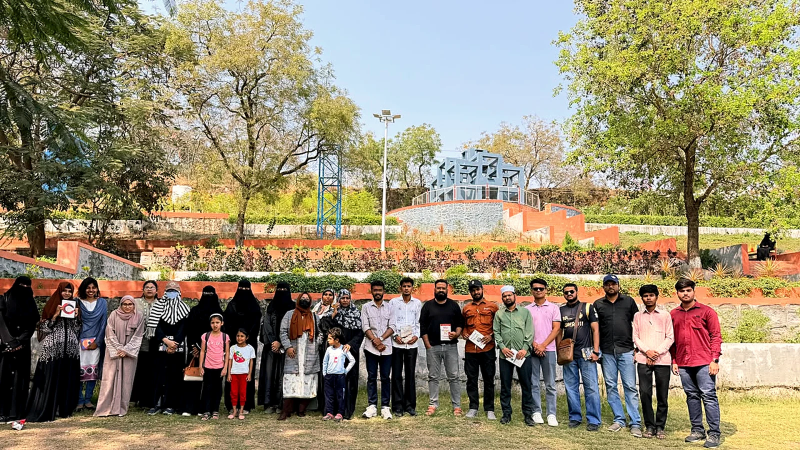
#> input picture img/processed/hero/terrace-gathering-wide.webp, 1600 x 900 px (shown at 1/2 size)
$ python -i enhance_images_master.py   (imports and definitions only)   (older library calls are emulated)
#> lines starting #> are read from the running program, lines starting #| are printed output that depends on the picture
#> further down, picture is the input picture: shape (900, 1600, 3); mean B, G, R 110.8, 136.8, 147
#!/usr/bin/env python3
"""
=============================================================================
READERS OF AURANGABAD — Master Image Processing & Natural Cinematic 4K Pipeline
=============================================================================
Professional photography restoration, edge-preserving enhancement, and 4K
asset delivery pipeline.

Features:
- Discovers and audits all 62 raw source photographs in img/
- Detects perceptual duplicates (e.g. roa-041 duplicate of roa-011)
- Calculates sharpness (Laplacian variance), noise variance, and dynamic range
- Applies tailored per-image intelligent crops (removing dead sky/ceiling voids while
  protecting all community members and human subjects)
- Natural cinematic color grading:
  * Soft toe/shoulder contrast curve
  * Controlled shadow lift without washing blacks
  * Subtle warm daylight chromatic adjustment (+250K)
  * Skin tone protection (hue range 10-26 in HSV preserved)
  * Foliage green balancing (neon lime toned down to deep Deccan forest olive)
  * Multi-scale conservative unsharp mask (zero edge ringing/halos)
  * Edge-preserving bilateral denoising
- Selective Lanczos-4 upscaling for 4K desktop hero and large gallery presentations
- Generates outputs in:
    public/images/enhanced/hero/
    public/images/enhanced/community/
    public/images/enhanced/gallery/
    public/images/enhanced/mobile/
    public/images/enhanced/thumbnails/
- Outputs high-quality WebP (92-94) + JPEG masters (95)
- Generates side-by-side before/after comparison cards in reports/image-before-after/
- Generates reports/image-inventory.csv and reports/image-processing-report.csv
- Generates interactive reports/contact-sheet.html and reports/before-after-gallery.html
- Re-exports src/data/imageManifest.ts and src/data/imageMapping.ts
=============================================================================
"""

import os
import sys
import csv
import json
import time
import argparse
from pathlib import Path
from typing import Dict, Any, List, Tuple

import cv2
import numpy as np

# ---------------------------------------------------------------------------
# Project Paths
# ---------------------------------------------------------------------------
PROJECT_ROOT = Path(__file__).resolve().parent.parent
IMG_DIR = PROJECT_ROOT / "img"
PUBLIC_DIR = PROJECT_ROOT / "public"
ENHANCED_DIR = PUBLIC_DIR / "images" / "enhanced"
REPORTS_DIR = PROJECT_ROOT / "reports"
BEFORE_AFTER_DIR = REPORTS_DIR / "image-before-after"

OUTPUT_SUBDIRS = ["hero", "community", "gallery", "mobile", "thumbnails"]

# ---------------------------------------------------------------------------
# Subject Profiles & Specific Crop Assignments
# ---------------------------------------------------------------------------
CUSTOM_PROFILES: Dict[str, Dict[str, Any]] = {
    # 1. Primary Hero Group Gathering
    "roa-009-2026-11-05": {
        "title": "The Grand Sunday Chapter Under Deccan Palms",
        "category": "Hero & Gatherings",
        "component": "HeroSection / GatheringsHeader",
        "top_crop_ratio": 0.125, # 90px cropped from 720px
        "bottom_crop_ratio": 0.0,
        "focal_point": [0.48, 0.44],
        "upscale_desktop_4k": True,
        "target_width_4k": 3840,
        "target_width_desktop": 2560,
        "target_width_mobile": 1080,
        "clahe_clip": 1.4,
        "shadow_lift": 0.09,
        "warmth_sat_factor": 1.03,
        "foliage_sat_factor": 0.90,
        "is_hero": True,
        "semantic_names": {
            "hero_desktop": "roa-group-hero-clean.webp",
            "hero_4k": "roa-hero-4k-master.webp",
            "hero_mobile": "roa-hero-mobile.webp",
            "hero_thumb": "roa-hero-thumb.webp"
        }
    },
    # 2. Amphitheater Stone Terraces Gathering
    "roa-006-2026-11-05": {
        "title": "Assembly on Garden Terraces",
        "category": "Meetups & Community",
        "component": "OurStoryPage / GatheringsPage",
        "top_crop_ratio": 0.04,
        "bottom_crop_ratio": 0.02,
        "focal_point": [0.50, 0.50],
        "upscale_desktop_4k": True,
        "target_width_desktop": 2400,
        "clahe_clip": 1.35,
        "shadow_lift": 0.08,
        "semantic_names": {
            "hero": "terrace-gathering-wide.webp",
            "mobile": "terrace-gathering-mobile.webp"
        }
    },
    # 3. Hands Holding Open Book in Morning Light
    "roa-019-2026-11-05": {
        "title": "Morning Sunlight & Open Pages",
        "category": "Journal & Reading",
        "component": "JournalPage Header / Card",
        "top_crop_ratio": 0.03,
        "bottom_crop_ratio": 0.02,
        "focal_point": [0.50, 0.52],
        "upscale_desktop_4k": True,
        "target_width_desktop": 2048,
        "clahe_clip": 1.5,
        "shadow_lift": 0.07,
        "semantic_names": {
            "journal": "journal-cover-open-skies.webp"
        }
    },
    # 4. Lawn Discussion Circle Under Spreading Tree
    "roa-051-2026-11-05": {
        "title": "Deccan Reader Circle Discussion",
        "category": "Meetups & Community",
        "component": "GatheringsPage Header",
        "top_crop_ratio": 0.05,
        "bottom_crop_ratio": 0.02,
        "focal_point": [0.42, 0.48],
        "upscale_desktop_4k": True,
        "target_width_desktop": 2400,
        "clahe_clip": 1.4,
        "shadow_lift": 0.08,
        "semantic_names": {
            "hero": "gatherings-circle-wide.webp"
        }
    },
    # 5. Deep Garden Reader Circle
    "roa-049-2026-11-05": {
        "title": "Deep Garden Reader Circle",
        "category": "Community & Story",
        "component": "CommunityPage Header",
        "top_crop_ratio": 0.05,
        "bottom_crop_ratio": 0.02,
        "focal_point": [0.50, 0.50],
        "upscale_desktop_4k": True,
        "target_width_desktop": 2400,
        "clahe_clip": 1.4,
        "shadow_lift": 0.08,
        "semantic_names": {
            "community": "community-banner-wide.webp"
        }
    },
    # 6. Garden Walkway Reading Assembly
    "roa-054-2026-11-05": {
        "title": "Garden Walkway Reading Assembly",
        "category": "Contact & Gatherings",
        "component": "ContactPage Header",
        "top_crop_ratio": 0.03,
        "bottom_crop_ratio": 0.02,
        "focal_point": [0.50, 0.50],
        "upscale_desktop_4k": True,
        "target_width_desktop": 2400,
        "clahe_clip": 1.35,
        "shadow_lift": 0.08,
        "semantic_names": {
            "community": "contact-banner-wide.webp"
        }
    },
    # 7. Youth Reading on Stone Steps
    "roa-060-2026-11-05": {
        "title": "Reading on Historic Stone Steps",
        "category": "Get Involved & Reading",
        "component": "GetInvolvedPage Header / Hero Portrait",
        "top_crop_ratio": 0.04,
        "bottom_crop_ratio": 0.02,
        "focal_point": [0.50, 0.46],
        "upscale_desktop_4k": True,
        "target_height_desktop": 2048,
        "clahe_clip": 1.4,
        "shadow_lift": 0.08,
        "semantic_names": {
            "hero": "hero-reading-steps.webp",
            "mobile": "hero-reading-steps-mobile.webp"
        }
    },
    # 8. Founder Portrait & Wide
    "roa-001-2026-11-05": {
        "title": "Reader Portrait in Natural Foliage",
        "category": "Community Portraits",
        "component": "CommunityPage Founder Card",
        "top_crop_ratio": 0.05,
        "focal_point": [0.50, 0.45],
        "semantic_names": {
            "community": "founder-portrait.webp",
            "founder_wide": "founder-wide.webp"
        }
    },
    # 9. Reader Avatars
    "roa-002-2026-11-05": {
        "title": "Community Reader Ananya",
        "category": "Avatars",
        "component": "StoryPage / Testimonials",
        "top_crop_ratio": 0.05,
        "focal_point": [0.50, 0.45],
        "semantic_names": {
            "community": "reader-1-avatar.webp"
        }
    },
    "roa-003-2026-11-05": {
        "title": "Community Reader Zaid",
        "category": "Avatars",
        "component": "StoryPage / Testimonials",
        "top_crop_ratio": 0.05,
        "focal_point": [0.50, 0.45],
        "semantic_names": {
            "community": "reader-2-avatar.webp"
        }
    },
    "roa-004-2026-11-05": {
        "title": "Community Reader Kavita",
        "category": "Avatars",
        "component": "StoryPage / Testimonials",
        "top_crop_ratio": 0.05,
        "focal_point": [0.50, 0.45],
        "semantic_names": {
            "community": "reader-3-avatar.webp"
        }
    },
    # 10. Meetup Banners
    "roa-005-2026-11-05": {
        "title": "Chapter 14 Meetup Banner",
        "category": "Meetup Cards",
        "component": "initialData.ts ch14Banner",
        "semantic_names": {
            "community": "meetup-card-1.webp"
        }
    },
    "roa-047-2026-11-05": {
        "title": "Chapter 13 Meetup Banner",
        "category": "Meetup Cards",
        "component": "initialData.ts ch13Banner",
        "semantic_names": {
            "community": "meetup-card-2.webp"
        }
    },
    "roa-058-2026-11-05": {
        "title": "Chapter 12 Meetup Banner",
        "category": "Meetup Cards",
        "component": "initialData.ts ch12Banner",
        "semantic_names": {
            "community": "meetup-card-3.webp"
        }
    },
    "roa-046-2026-11-05": {
        "title": "Chapter 11 Meetup Banner",
        "category": "Meetup Cards",
        "component": "initialData.ts ch11Banner",
        "semantic_names": {
            "community": "meetup-card-4.webp"
        }
    },
    # 11. Journal Covers
    "roa-057-2026-11-05": {
        "title": "Journal Cover: Morning Peace",
        "category": "Journal Covers",
        "component": "initialData.ts journalCovers.morningPeace",
        "semantic_names": {
            "community": "journal-cover-2.webp"
        }
    },
    "roa-059-2026-11-05": {
        "title": "Journal Cover: Deccan Literature",
        "category": "Journal Covers",
        "component": "initialData.ts journalCovers.deccanLiterature",
        "semantic_names": {
            "community": "journal-cover-3.webp"
        }
    },
    "roa-061-2026-11-05": {
        "title": "Journal Cover: Marathi Vachan Sanskruti",
        "category": "Journal Covers",
        "component": "initialData.ts journalCovers.marathiVachan",
        "semantic_names": {
            "community": "journal-cover-4.webp"
        }
    },
    # 12. Feature Cards
    "roa-044-2026-11-05": {
        "title": "Historic Reading Spaces Card",
        "category": "Feature Cards",
        "component": "OurStoryPage card-1",
        "semantic_names": {
            "community": "card-1.webp"
        }
    },
    "roa-020-2026-11-05": {
        "title": "Community Inquiries Card",
        "category": "Feature Cards",
        "component": "ContactPage card-2",
        "semantic_names": {
            "community": "card-2.webp"
        }
    }
}

# ---------------------------------------------------------------------------
# Core Image Processing Functions
# ---------------------------------------------------------------------------

def calculate_metrics(bgr: np.ndarray) -> Tuple[float, float, float]:
    """Calculate sharpness (Laplacian var), noise (std of high frequencies), dynamic range."""
    gray = cv2.cvtColor(bgr, cv2.COLOR_BGR2GRAY)
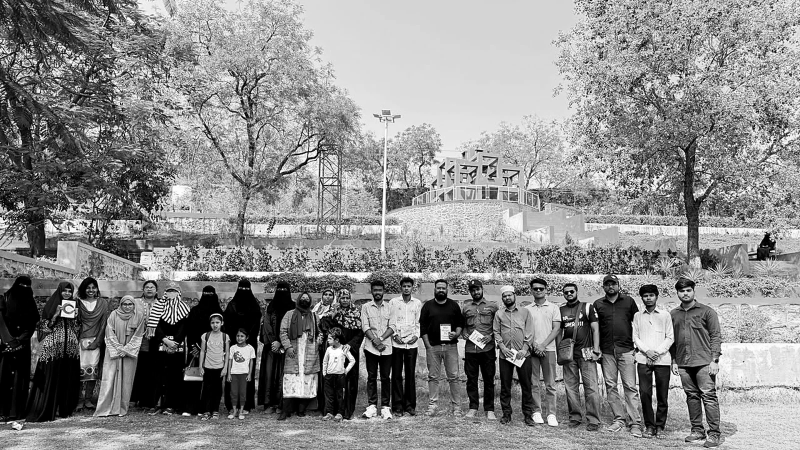
#> gray: shape (900, 1600) (shown at 1/2 size); min 0, max 255, mean 136.9
    sharpness = float(cv2.Laplacian(gray, cv2.CV_64F).var())
#> sharpness = 5171.5

    # Noise estimation via median residual
    blurred = cv2.medianBlur(gray, 3)
    noise = float(np.std(gray.astype(np.float32) - blurred.astype(np.float32)))
#> noise = 18.75

    # Dynamic range: difference between 99th and 1st percentile
    p1, p99 = np.percentile(gray, [1, 99])
#> p1 = 0; p99 = 251
    dr = float(p99 - p1)
#> dr = 251

    return round(sharpness, 1), round(noise, 2), round(dr, 1)


# [609 lines left out: functions compute_intelligent_crop, natural_cinematic_enhance, make_before_after_card, run_pipeline, generate_html_reports, update_typescript_manifests and 1 more, not called in this run]


# [7 lines not run here, left out]

>>> import cv2
>>> picture = cv2.imread('../img/processed/hero/terrace-gathering-wide.webp')
>>> result = calculate_metrics(picture)
#> result = (5171.5, 18.75, 251)

$ run again, on img/processed/hero/hero-grand-gathering-desktop.webp
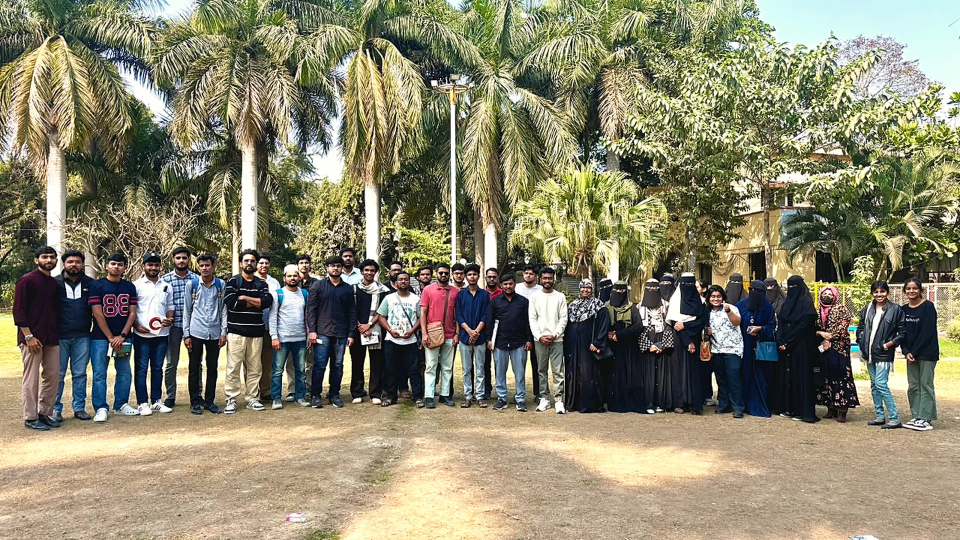
#> input picture img/processed/hero/hero-grand-gathering-desktop.webp, 1920 x 1080 px (shown at 1/2 size)
#> picture is the input picture: shape (1080, 1920, 3); mean B, G, R 109.5, 133.4, 137.6
#> in calculate_metrics, `gray = cv2.cvtColor(bgr, cv2.COLOR_BGR2GRAY)`:
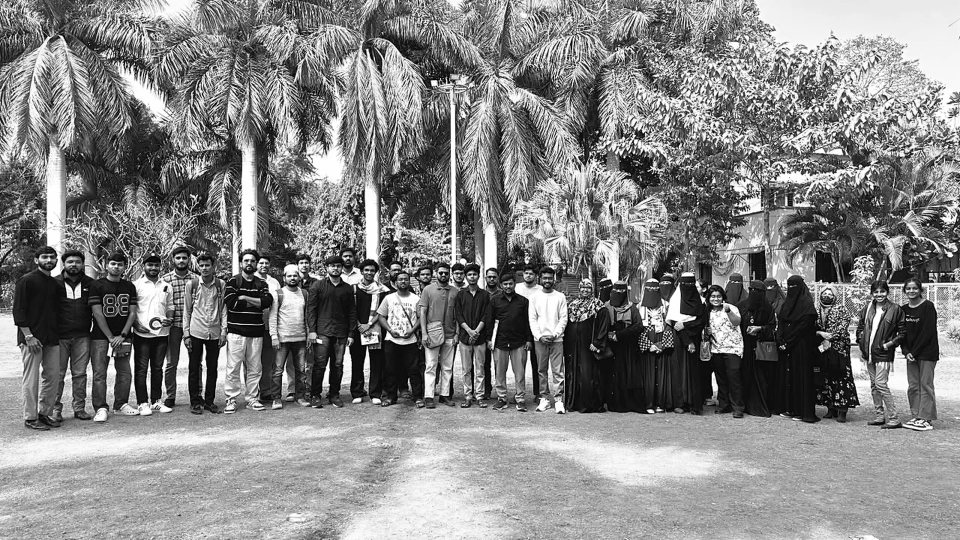
#> gray: shape (1080, 1920) (shown at 1/2 size); min 0, max 255, mean 131.9
#> sharpness = 4055.2
#> noise = 15.98
#> p1 = 4; p99 = 254
#> dr = 250
#> result = (4055.2, 15.98, 250)

$ run again, on img/processed/hero/hero-grand-gathering-mobile.webp
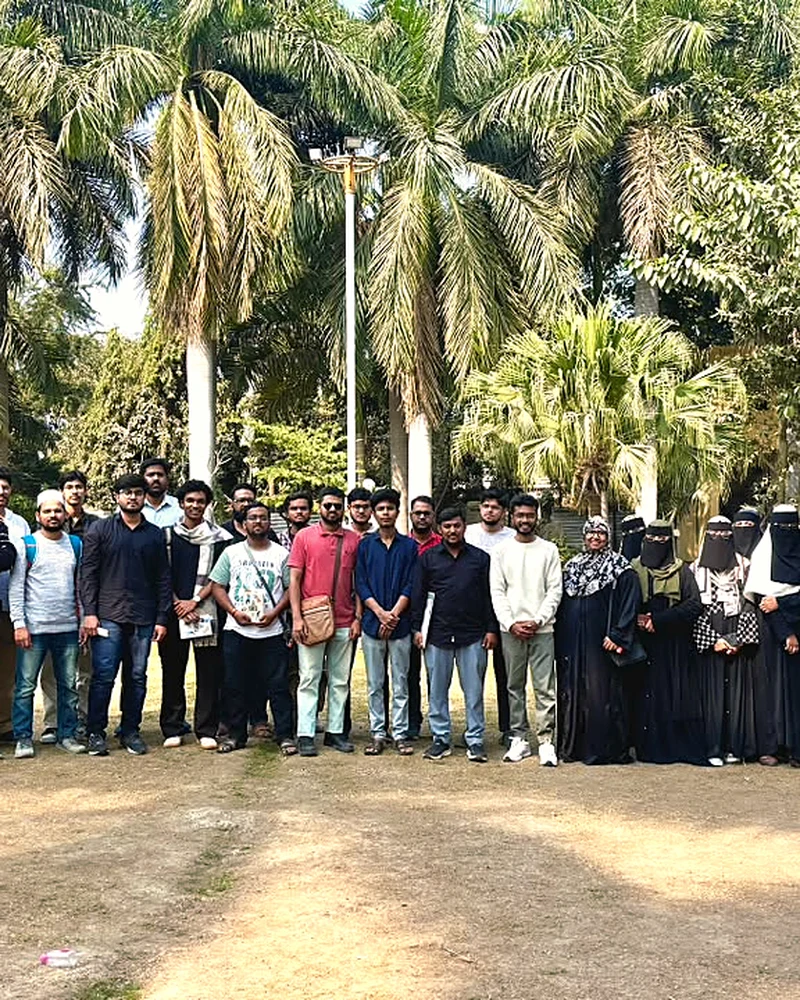
#> input picture img/processed/hero/hero-grand-gathering-mobile.webp, 800 x 1000 px
#> picture is the input picture: shape (1000, 800, 3); mean B, G, R 106.9, 133.3, 138.3
#> in calculate_metrics, `gray = cv2.cvtColor(bgr, cv2.COLOR_BGR2GRAY)`:
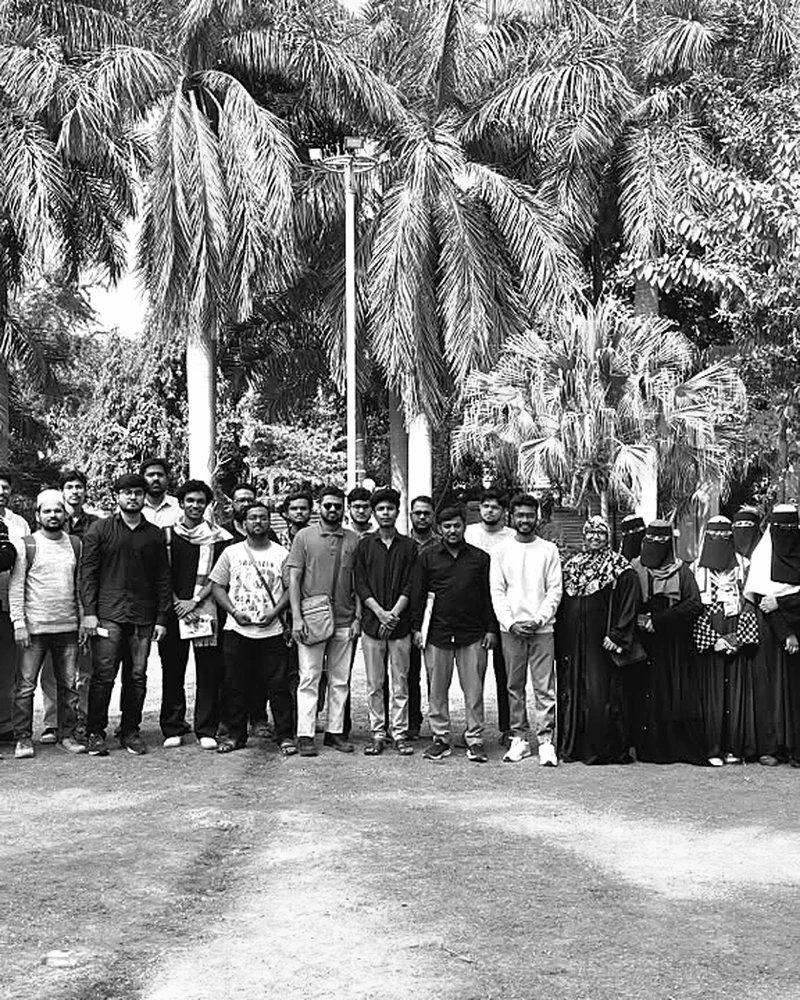
#> gray: shape (1000, 800); min 0, max 255, mean 131.8
#> sharpness = 5667.8
#> noise = 18.95
#> p1 = 4; p99 = 254
#> dr = 250
#> result = (5667.8, 18.95, 250)

$ run again, on img/processed/hero/hero-portrait-steps.webp
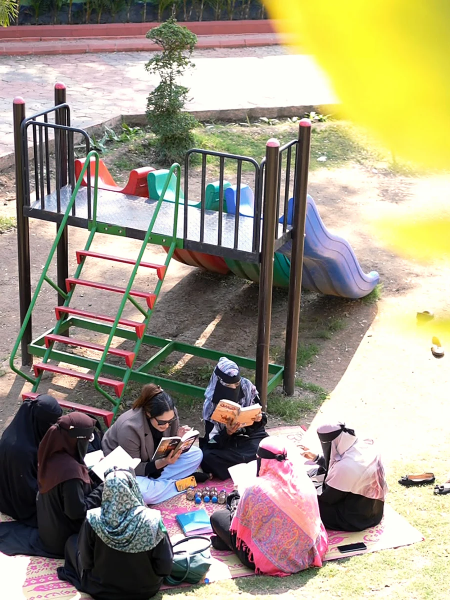
#> input picture img/processed/hero/hero-portrait-steps.webp, 900 x 1200 px (shown at 1/2 size)
#> picture is the input picture: shape (1200, 900, 3); mean B, G, R 132.8, 152.9, 161
#> in calculate_metrics, `gray = cv2.cvtColor(bgr, cv2.COLOR_BGR2GRAY)`:
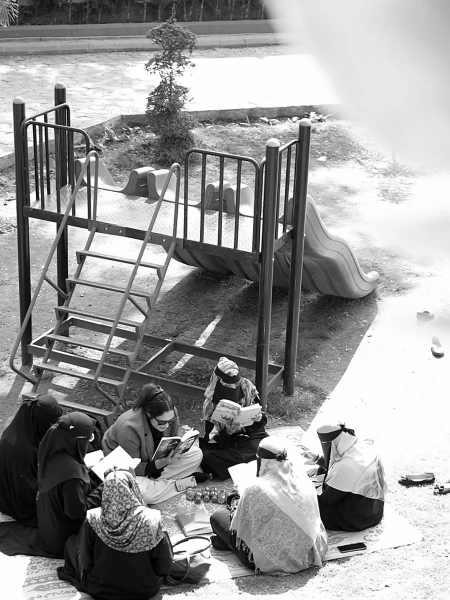
#> gray: shape (1200, 900) (shown at 1/2 size); min 0, max 255, mean 153.1
#> sharpness = 975.6
#> noise = 7.07
#> p1 = 7; p99 = 254
#> dr = 247
#> result = (975.6, 7.07, 247)
